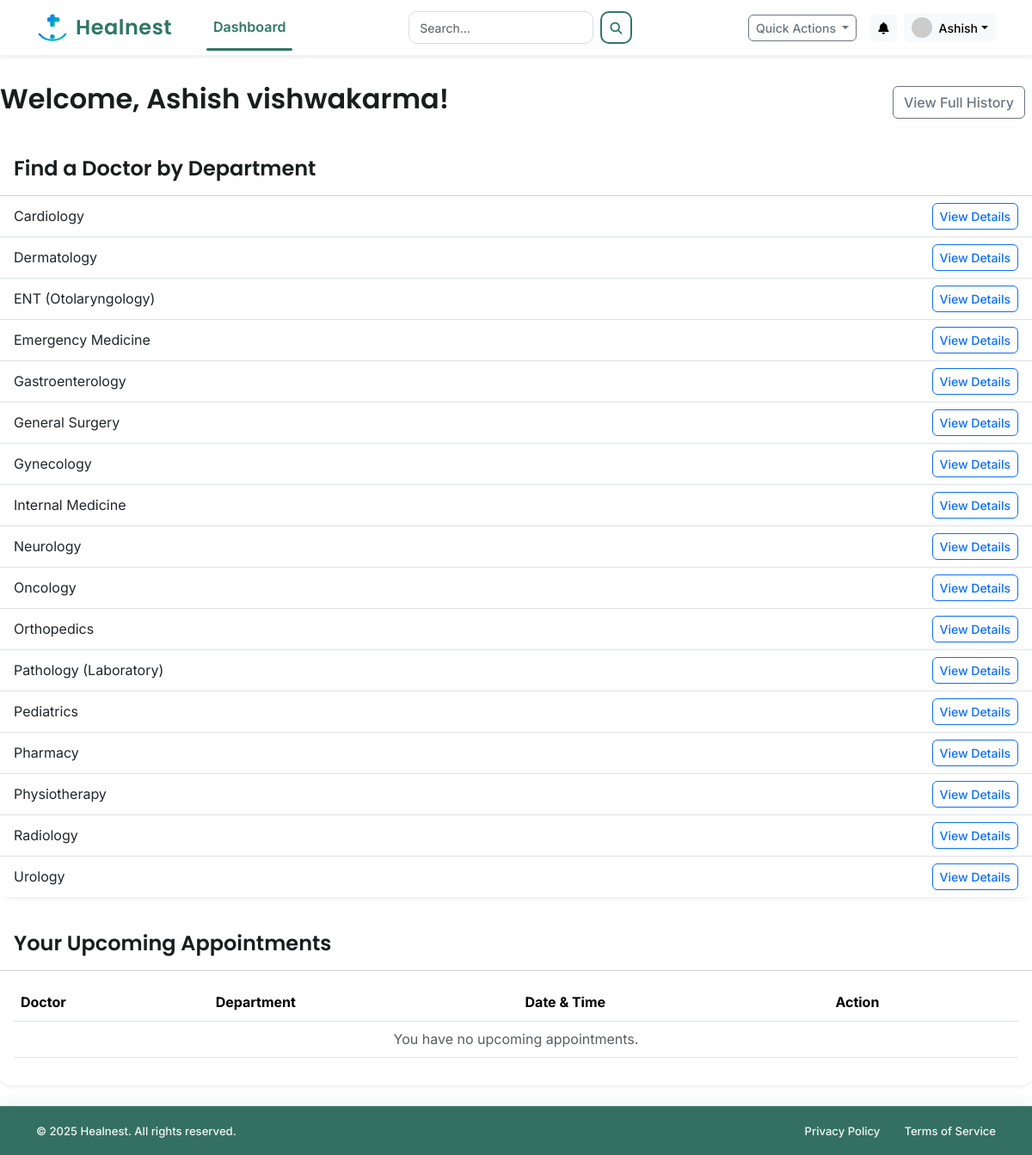
Screenshot of /patient/dashboard (signed in) with the database file from the repository.
### app/models.py (models this page shows, shortened)
class PatientProfile(db.Model):
    __tablename__ = 'patient_profile'
    id = db.Column(db.Integer, primary_key=True)
    user_id = db.Column(db.Integer, db.ForeignKey('user.id'), nullable=False, unique=True)
    full_name = db.Column(db.String(100), nullable=False)
    date_of_birth = db.Column(db.Date)
    gender = db.Column(db.String(10))
    contact_number = db.Column(db.String(20))
    blood_group = db.Column(db.String(5))
    allergies = db.Column(db.Text)
    documents = db.relationship('MedicalDocument', backref='patient', lazy=True)

class Department(db.Model):
    __tablename__ = 'department'
    id = db.Column(db.Integer, primary_key=True)
    name = db.Column(db.String(100), unique=True, nullable=False)
    description = db.Column(db.Text)
    doctors = db.relationship('DoctorProfile', backref='department', lazy=True)

### app/routes/patient_routes.py (the view)
@patient_bp.route('/dashboard')
@login_required
def dashboard():
    if current_user.role != 'patient':
        flash('You are not authorized to access this page.', 'danger')
        return redirect(url_for('main.home'))
    departments = Department.query.order_by('name').all()
    upcoming_appointments = Appointment.query.filter(
        Appointment.patient_id == current_user.id,
        Appointment.status == 'Booked',
        Appointment.appointment_datetime >= datetime.now()
    ).order_by(Appointment.appointment_datetime.asc()).all()
    return render_template(
        'patient/dashboard.html',
        title='My Dashboard',
        departments=departments,
        appointments=upcoming_appointments
    )

### app/templates/patient/dashboard.html
{% extends "layout.html" %}
{% block content %}
<div class="d-flex justify-content-between align-items-center mb-4">
    <h2>Welcome, {{ current_user.patient_profile.full_name }}!</h2>
    <a href="{{ url_for('patient.my_history') }}" class="btn btn-outline-secondary me-2">View Full History</a>
</div>
<div class="card shadow-sm mb-4">
    <div class="card-header bg-white py-3">
        <h4 class="mb-0">Find a Doctor by Department</h4>
    </div>
    <ul class="list-group list-group-flush">
        {% for dept in departments %}
        <li class="list-group-item d-flex justify-content-between align-items-center">
            {{ dept.name }}
            <a href="{{ url_for('patient.department_details', department_id=dept.id) }}"
                class="btn btn-sm btn-outline-primary">View Details</a>
        </li>
        {% else %}
        <li class="list-group-item text-muted">No departments found.</li>
        {% endfor %}
    </ul>
</div>
<div class="card shadow-sm">
    <div class="card-header bg-white py-3">
        <h4 class="mb-0">Your Upcoming Appointments</h4>
    </div>
    <div class="card-body">
        <div class="table-responsive">
            <table class="table table-hover align-middle">
                <thead>
                    <tr>
                        <th>Doctor</th>
                        <th>Department</th>
                        <th>Date & Time</th>
                        <th>Action</th>
                    </tr>
                </thead>
                <tbody>
                    {% for appt in appointments %}
                    <tr>
                        <td>Dr. {{ appt.doctor.doctor_profile.full_name }}</td>
                        <td>{{ appt.doctor.doctor_profile.department.name }}</td>
                        <td>{{ appt.appointment_datetime.strftime('%d %b %Y, %I:%M %p') }}</td>
                        <td>
                            <form action="{{ url_for('patient.cancel_appointment', appointment_id=appt.id) }}"
                                method="POST"
                                onsubmit="return confirm('Are you sure you want to cancel this appointment?');">
                                <button type="submit" class="btn btn-sm btn-outline-danger">Cancel</button>
                            </form>
                        </td>
                    </tr>
                    {% else %}
                    <tr>
                        <td colspan="4" class="text-center text-muted">You have no upcoming appointments.</td>
                    </tr>
                    {% endfor %}
                </tbody>
            </table>
        </div>
    </div>
</div>
{% endblock content %}

### app/templates/layout.html (shortened to what this page needs)
<!DOCTYPE html>
<html lang="en">
<head>
    <link href="https://cdn.jsdelivr.net/npm/bootstrap@5.3.3/dist/css/bootstrap.min.css" rel="stylesheet">
    <link rel="stylesheet" href="https://cdnjs.cloudflare.com/ajax/libs/font-awesome/6.5.2/css/all.min.css">
    <link rel="stylesheet" href="{{ url_for('static', filename='css/style.css') }}">
    <link rel="stylesheet" href="{{ url_for('static', filename='css/layout.css') }}">
</head>
<body id="page-top" class="{% if current_user.is_authenticated %}bg-dashboard{% else %}bg-light{% endif %}">
    <nav class="navbar navbar-expand-lg fixed-top bg-white shadow-sm py-2">
        <div class="container">
            <a class="navbar-brand d-flex align-items-center fw-semibold fs-4" href="{{ url_for('main.home') }}">
                <img src="{{ url_for('static', filename='brand/healnest-icon.svg') }}" width="38" height="38"
                    class="me-2">
                <span style="font-family: 'Poppins', sans-serif; font-weight:600; letter-spacing:0.5px;">
                    Healnest
                </span>
            </a>
            <div class="collapse navbar-collapse" id="navbarNavDropdown">
                <ul class="navbar-nav me-auto mb-2 mb-lg-0 ps-lg-4">
                    {% if not current_user.is_authenticated %}
                    <li class="nav-item"><a class="nav-link" href="{{ url_for('main.home') }}#services">Services</a>
                    </li>
                    <li class="nav-item"><a class="nav-link" href="{{ url_for('main.home') }}#about">About Us</a></li>
                    <li class="nav-item"><a class="nav-link"
                            href="{{ url_for('main.home') }}#departments">Departments</a></li>
                    <li class="nav-item"><a class="nav-link" href="{{ url_for('main.home') }}#contact">Contact</a></li>
                    {% else %}
                    <li class="nav-item"><a class="nav-link"
                            href="{{ url_for(current_user.role + '.dashboard') }}">Dashboard</a></li>
                    {% endif %}
                </ul>
                {% if current_user.is_authenticated %}
                <form class="d-flex align-items-center gap-2 nav-search" action="{{ url_for('main.search') }}"
                    method="GET">
                    <input class="form-control" type="search" name="query" placeholder="Search..." required>
                    <button class="btn btn-sm search-btn" type="submit">
                        <i class="fas fa-search"></i>
                    </button>
                </form>
                {% endif %}
                <div class="d-flex align-items-center ms-auto">
                    {% if current_user.is_authenticated %}
                    <div class="dropdown me-3">
                        <button class="btn btn-sm btn-outline-secondary dropdown-toggle" type="button"
                            data-bs-toggle="dropdown" aria-expanded="false">
                            Quick Actions
                        </button>
                    </div>
                    <div class="dropdown me-2">
                        <button class="btn btn-sm btn-light position-relative" type="button" data-bs-toggle="dropdown"
                            aria-expanded="false" aria-label="Notifications">
                            <i class="fas fa-bell"></i>
                        </button>
                    </div>
                    <div class="dropdown">
                        <button class="btn btn-light dropdown-toggle d-flex align-items-center py-1 px-2" type="button"
                            id="profileDropdown" data-bs-toggle="dropdown" aria-expanded="false">
                            <img src="https://placehold.co/32x32/eee/777?text={{ current_user.email[0]|upper }}"
                                class="rounded-circle me-2" alt="Avatar" width="24" height="24">
                            <span class="d-none d-lg-inline small">
                                {% if current_user.role == 'patient' and current_user.patient_profile.full_name %}
                                {{ current_user.patient_profile.full_name.split()[0] }}
                                {% elif current_user.role == 'doctor' and current_user.doctor_profile.full_name %}
                                {{ current_user.doctor_profile.full_name.split()[0] }}
                                {% else %}
                                Admin
                                {% endif %}
                            </span>
                        </button>
                    </div>
                    {% else %}
                    <a href="{{ url_for('main.login') }}" class="btn-login me-2">Login</a>
                    <a href="{{ url_for('main.register') }}" class="btn-signup">Sign Up</a>
                    {% endif %}
                </div>
            </div>
        </div>
    </nav>
    <main class="flex-shrink-0 py-4">
        {% block content %}{% endblock %}
    </main>
    {% if not current_user.is_authenticated %}
    <footer class="footer-main mt-auto py-5">
        <div class="container">
            <div class="row">
                <div class="col-lg-4 col-md-6 mb-4 mb-lg-0">
                    <div class="d-flex align-items-center mb-3">
                        <img src="{{ url_for('static', filename='brand/healnest-icon.svg') }}" class="footer-logo me-2"
                            alt="Healnest Logo">
                        <span class="footer-brand">Healnest</span>
                    </div>
                    <p class="small">
                        Providing exceptional healthcare services with compassion, innovation,
                        and excellence for over 25 years.
                    </p>
                    <div class="mt-3">
                        <a href="#" class="social-icon"><i class="fab fa-facebook-f"></i></a>
                        <a href="#" class="social-icon"><i class="fab fa-twitter"></i></a>
                        <a href="#" class="social-icon"><i class="fab fa-instagram"></i></a>
                        <a href="#" class="social-icon"><i class="fab fa-linkedin-in"></i></a>
                    </div>
                </div>
                <div class="col-lg-2 col-6 mb-4 mb-lg-0">
                    <h5 class="footer-title">Quick Links</h5>
                    <ul class="list-unstyled small">
                        <li class="mb-2"><a href="{{ url_for('main.home') }}">Home</a></li>
                        <li class="mb-2"><a href="{{ url_for('main.login') }}">Services</a></li>
                        <li class="mb-2"><a href="{{ url_for('main.login') }}">About Us</a></li>
                        <li class="mb-2"><a href="{{ url_for('main.login') }}">Doctors</a></li>
                        <li class="mb-2"><a href="{{ url_for('main.login') }}">Contact</a></li>
                    </ul>
                </div>
                <div class="col-lg-3 col-6 mb-4 mb-lg-0">
                    <h5 class="footer-title">Medical Services</h5>
                    <ul class="list-unstyled small">
                        <li class="mb-2"><a href="{{ url_for('main.login') }}">Emergency Care</a></li>
                        <li class="mb-2"><a href="{{ url_for('main.login') }}">Cardiology</a></li>
                        <li class="mb-2"><a href="{{ url_for('main.login') }}">Neurology</a></li>
                        <li class="mb-2"><a href="{{ url_for('main.login') }}">Orthopedics</a></li>
                        <li class="mb-2"><a href="{{ url_for('main.login') }}">Pediatrics</a></li>
                    </ul>
                </div>
                <div class="col-lg-3 col-md-6 mb-4 mb-lg-0">
                    <h5 class="footer-title">Contact Info</h5>
                    <ul class="list-unstyled small">
                        <li class="mb-2 d-flex"><i class="fas fa-map-marker-alt me-2 pt-1 flex-shrink-0"></i>
                            <span>123 Medical Center Dr<br>Healthcare City, HC 12345</span>
                        </li>
                        <li class="mb-2 d-flex"><i class="fas fa-phone me-2 pt-1 flex-shrink-0"></i>
                            <span>(555) 123-4567</span>
                        </li>
                        <li class="mb-2 d-flex"><i class="fas fa-envelope me-2 pt-1 flex-shrink-0"></i>
                            <span>info@Healnest.com</span>
                        </li>
                    </ul>
                </div>
            </div>
            <hr class="footer-divider">
            <div class="row pt-3">
                <div class="col-md-6 text-center text-md-start mb-2 mb-md-0">
                    <small>© 2025 Healnest. All rights reserved.</small>
                </div>
                <div class="col-md-6 text-center text-md-end">
                    <small>
                        <a href="#" class="me-3">Privacy Policy</a>
                        <a href="#" class="me-3">Terms of Service</a>
                        <a href="#">Accessibility</a>
                    </small>
                </div>
            </div>
        </div>
    </footer>
    {% else %}
    <footer class="footer-app mt-auto py-3">
        <div class="container">
            <div class="d-flex flex-wrap justify-content-between align-items-center text-white">
                <small class="col-md-6">© 2025 Healnest. All rights reserved.</small>
                <ul class="nav col-md-6 justify-content-end list-unstyled d-flex">
                    <li><a href="#"><small>Privacy Policy</small></a></li>
                    <li><a href="#" class="ms-3"><small>Terms of Service</small></a></li>
                </ul>
            </div>
        </div>
    </footer>
    {% endif %}
</body>
</html>

### rows the page displays
PatientProfile: patient_profile.full_name "Ashish", patient_profile.full_name "Ashish vishwakarma"
Department: name "Cardiology"
Department: name "Dermatology"
Department: name "ENT (Otolaryngology)"
Department: name "Emergency Medicine"
Department: name "Gastroenterology"
Department: name "General Surgery"
Department: name "Gynecology"
Department: name "Internal Medicine"
Department: name "Neurology"
Department: name "Oncology"
Department: name "Orthopedics"
Department: name "Pathology (Laboratory)"
Department: name "Pediatrics"
Department: name "Pharmacy"
Department: name "Physiotherapy"
Department: name "Radiology"
Department: name "Urology"
